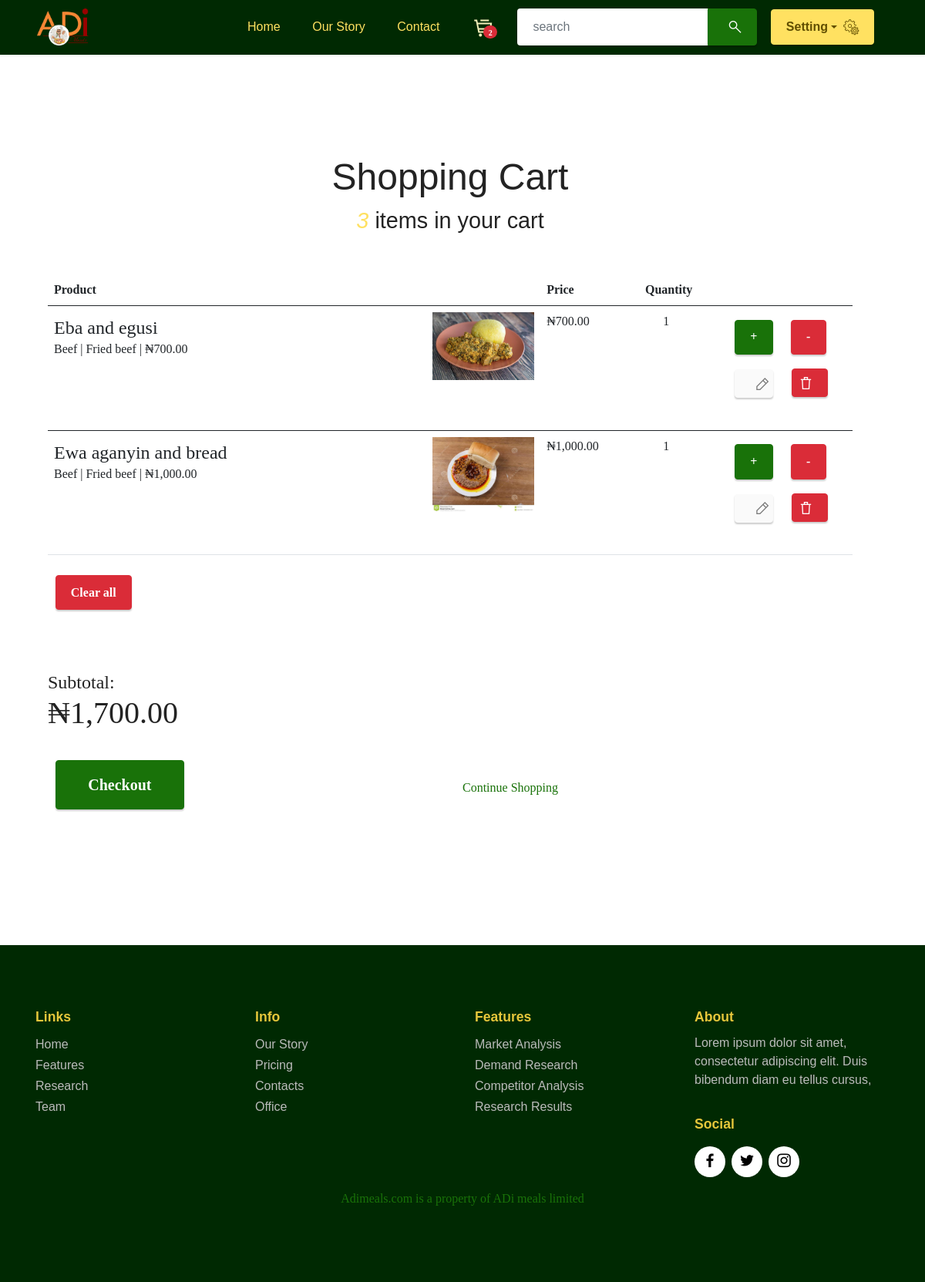
The app's page /cart/cart-items/ (signed in) with its own data.
### cart/models.py (models this page shows, shortened)
class CartItemsFood(models.Model):
    cart = models.ForeignKey(Cart, on_delete=models.CASCADE, related_name="cartitems")
    content_type = models.ForeignKey(ContentType, on_delete=models.CASCADE)
    quantity = models.IntegerField(default=0)
    food_category = models.CharField(max_length=30,default="mini box")
    object_id = models.PositiveIntegerField()
    content_object = fields.GenericForeignKey('content_type', 'object_id')
    def total_price(self,food_category):
        food_model = ContentType.objects.get(model="food")
        soup_model = ContentType.objects.get(model="soup")
        if self.content_type == food_model:
            total_price = self.quantity*self.content_object.food_price
        elif self.content_type == soup_model and food_category == "mini":
            total_price = self.quantity*self.content_object.mini_box_price
        elif self.content_type == soup_model and food_category == "medium":
            total_price = self.quantity*self.content_object.medium_box_price
        else:
            total_price = self.quantity*self.content_object.mega_box_price
        return total_price

class Cart(models.Model):
    user = models.ForeignKey(User, on_delete=models.CASCADE,blank=True,null=True)
    is_paid = models.BooleanField(default=False)
    session_id = models.CharField(max_length=100,blank=True,null=True)
    def total_quantity(self):
        cartitems = self.cartitems.all()
        total_price = sum([item.quantity for item in cartitems])
        return total_price
    def total_price(self):
        cartitems = self.cartitems.all()
        total_price = sum(item.total_price(item.food_category) for item in cartitems)
        return total_price

### food_app/models.py (models this page shows)
class Food(models.Model):
    image = models.ImageField(upload_to="media", height_field=None, width_field=None, max_length=None)
    food_item = models.CharField(max_length=30)
    food_price = models.DecimalField(max_digits=30,decimal_places=2)
    slug = models.SlugField(max_length=250,null=True,blank=True)
    cart = GenericRelation(CartItemsFood)
    protein = models.CharField(max_length=100,default="fried beef")
    uid = models.UUIDField(default=uuid.uuid4)
    def __str__(self):
        my_food = f"{self.food_item}\n\n₦{self.food_price}"
        return my_food.capitalize()

### cart/views.py (the view)
# urls.py: path('cart-items/',views.cart_items,name='cart_items'),
def cart_items(request):
    new_cartitems = ""
    cart = ""
    cart_quantity = ""
    try:
        if request.user.is_authenticated:
            cart = Cart.objects.get(user=request.user)
        else:
            cart = Cart.objects.get(session_id=request.session['cart_users'],is_paid=False)
        cart_quantity = cart.total_quantity()
        cartitems = cart.cartitems.all()
        new_cartitems = returns_item(cartitems,"mini_box")
    except Mobile.DoesNotExist:
        messages.info(request,"Add Mobile no before viewing cart!")
        return redirect(request.META.get('HTTP_REFERER'))
    except Cart.DoesNotExist:
        messages.info(request,"Add items to cart to view items!")
        return redirect(request.META.get('HTTP_REFERER'))
    except KeyError:
        messages.info(request,"Add items to cart to view items!")
        return redirect(request.META.get('HTTP_REFERER'))
    except Exception as e:
        messages.info(request,"Add items to cart to view items!")
        return redirect(request.META.get('HTTP_REFERER'))
    return render(request,'cart/cartitems_kunkky.html',{
        'food':food_model,
        'soup':soup_model,
        'new':new_cartitems,
        })

### cart/templates/cart/cartitems_kunkky.html (shortened to what this page needs)
{% extends "base/base.html" %}
{% load static %}
{% block jscript_attribute %}
<link rel="stylesheet" href="{% static 'cart/cart.css' %}">
{% endblock jscript_attribute %}
{% block pageBody %}
<section data-bs-version="5.1" class="image2 cid-u0tuxl367X" id="image2-7">
    <div class="container">
<section class="pt-5 pb-5">
    <div class="container">
        <div class="row w-100">
            <div class="col-lg-12 col-md-12 col-12">
                <h3 class="mb-2 text-center display-2 ">Shopping Cart</h3>
                <p class="mb-5 text-center display-5 ">
                    <i class="text-info font-weight-bold">3</i> items in your cart
                </p>
                <table id="shoppingCart" class="table table-condensed table-responsive">
                    <thead>
                        <tr>
                            <th style="width:60%">Product</th>
                            <th style="width:12%">Price</th>
                            <th style="width:10%">Quantity</th>
                            <th style="width:16%"></th>
                        </tr>
                    </thead>
                    {% if user.is_authenticated %}
                    {% for item in new %}
                    <div class="item-container" id="{{item.0.object_id}}-{{item.0.food_category}}">
                        <tbody>
                            <tr>
                                <td data-th="Product">
                                    <div class="row">
                                            <div class="col-md-3 text-left">
                                                    <img src={{item.0.content_object.image.url}} class="img-fluid" alt="Adi Foods"
                                                data-bs-slide-to="4" data-slide-to="4" class="img-fluid d-none d-md-block rounded mb-2 shadow ">
                                            </div>
                                            {% if item.0.content_type == food %}
                                                <div class="col-md-9 text-left mt-sm-2">
                                                    <h4>{{item.0.content_object.food_item|capfirst}}</h4>
                                                    <p class="font-weight-light">Beef | Fried beef | ₦{{item.0.content_object.food_price}}</p>
                                                </div>
                                    </div>
                                </td>
                                            {% endif %}
                                            <td data-th="Price" class="quantity-unit-price" id="{{item.0.content_object}}-{{item.0.food_category}}-quantity-unit-price">₦{{item.1}}</td>
                                            <td data-th="Quantity" style="padding-left:3%" class="quantity" id="{{item.0.object_id}}-{{item.0.food_category}}-quantity">
                                            {{item.0.quantity}}
                                            </td>
                                            <td class="actions" data-th="">
                                                <div class="text-right">
                                                    <div class="productContainer">
                                                        <button type="submit" class="btn btn-primary border-secondary bg-white" name="add-item" value={{item.0.object_id}} data-content="{{item.0.content_object}}" data-item="{{item.0.food_category}}" id="add-item">+</button>
                                                        <button type="submit" class="btn btn-warning border-secondary bg-white" name="subtract-item" value={{item.0.object_id}} data-content="{{item.0.content_object}}" data-item="{{item.0.food_category}}" id="subtract-item">-</button><br>
                                                        <button id="update" class="btn btn-white border-secondary bg-white">
                                                            <span class="mobi-mbri mobi-mbri-edit-2 mbr-iconfont mbr-iconfont-btn"></span>
                                                        </button>
                                                        <button type="submit" class="btn btn-warning border-secondary bg-white" name="delete-item" value={{item.0.object_id}} data-content="{{item.0.content_object}}" data-item="{{item.0.food_category}}" id="delete-item">
                                                            <span class="mobi-mbri mobi-mbri-trash mbr-iconfont mbr-iconfont-btn"></span>
                                                        </button>
                                                    </div>
                                                </div>
                                            </td>
                    </tr>
                </tbody>
            </div>
                    {% endfor %}
                </table>
                <button type="submit" class="btn btn-warning border-secondary bg-white" value={{cart.user.username}} name="clear_all" id="clear_all">Clear all</button><br><br>
                    <br><br>
                    <div class="float-right text-right">
                        <h4>Subtotal:</h4>
                        <h1>₦{{cart.total_price}}</h1>
                    </div>
                <div class="row mt-4 d-flex align-items-center">
                    <div class="col-sm-6 order-md-2 text-right">
                        <a href="{% url 'cart:checkout' %}" class="btn btn-primary mb-4 btn-lg pl-5 pr-5">Checkout</a>
                    </div>
                    <div class="col-sm-6 mb-3 mb-m-1 order-md-1 text-md-left">
                        <a href="#">
                             Continue Shopping</a>
                    </div>
                </div>
                    {% endif %}
                </div>
            </div>
        </div>
    </section>
</section>
{% endblock %}

### records on screen
CartItemsFood: content_type+object (picture), content_type+object "Eba and egusi", content_type+object "700.00", item "700.00", quantity "1"
CartItemsFood: content_type+object (picture), content_type+object "Ewa aganyin and bread", content_type+object "1,000.00", item "1,000.00", quantity "1"
Cart: total_price "1,700.00"

### other values on screen
{{ cart_quantity }} "2"
